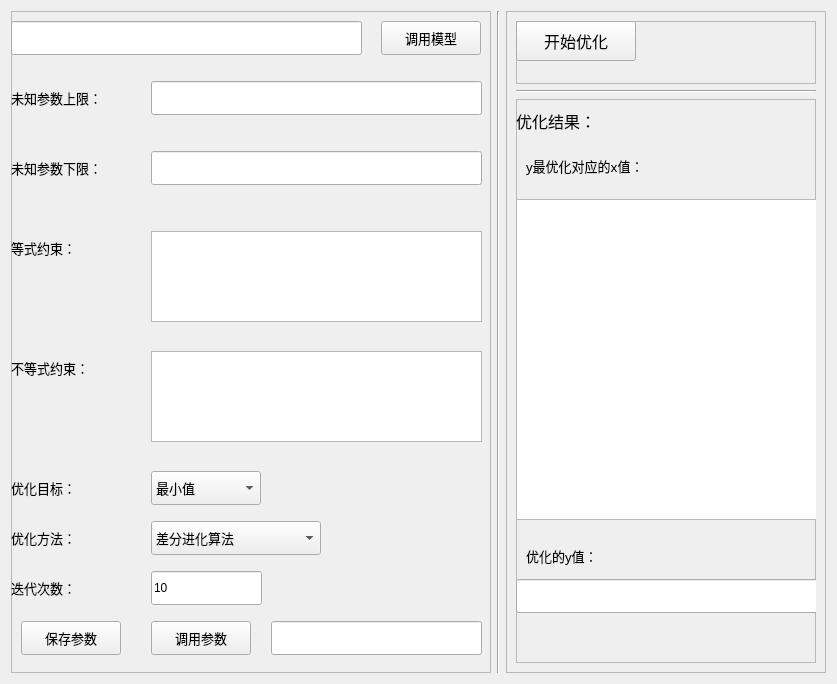
<?xml version="1.0" encoding="UTF-8"?>
<ui version="4.0">
 <class>Form</class>
 <widget class="QWidget" name="Form">
  <property name="geometry">
   <rect>
    <x>0</x>
    <y>0</y>
    <width>837</width>
    <height>684</height>
   </rect>
  </property>
  <property name="windowTitle">
   <string>Form</string>
  </property>
  <layout class="QHBoxLayout" name="horizontalLayout">
   <item>
    <widget class="QFrame" name="frame">
     <property name="sizePolicy">
      <sizepolicy hsizetype="Preferred" vsizetype="Preferred">
       <horstretch>3</horstretch>
       <verstretch>0</verstretch>
      </sizepolicy>
     </property>
     <property name="minimumSize">
      <size>
       <width>0</width>
       <height>0</height>
      </size>
     </property>
     <property name="frameShape">
      <enum>QFrame::StyledPanel</enum>
     </property>
     <property name="frameShadow">
      <enum>QFrame::Raised</enum>
     </property>
     <widget class="QLineEdit" name="lineEdit">
      <property name="geometry">
       <rect>
        <x>0</x>
        <y>10</y>
        <width>351</width>
        <height>34</height>
       </rect>
      </property>
      <property name="text">
       <string/>
      </property>
     </widget>
     <widget class="QLabel" name="label_4">
      <property name="geometry">
       <rect>
        <x>0</x>
        <y>70</y>
        <width>140</width>
        <height>34</height>
       </rect>
      </property>
      <property name="font">
       <font>
        <family>微软雅黑</family>
        <pointsize>10</pointsize>
       </font>
      </property>
      <property name="toolTip">
       <string>未知参数上限和下限均为一列表，列表内数值使用英文逗号隔开，代表多个未知参数优化时的最大最小值。例如，填入[1,2,3]说明需要优化3个参数：参数1区间为（1,6），参数2区间为（2,7），参数3区间为（3,8）。</string>
      </property>
      <property name="text">
       <string>未知参数上限：</string>
      </property>
     </widget>
     <widget class="QLabel" name="label_5">
      <property name="geometry">
       <rect>
        <x>0</x>
        <y>460</y>
        <width>100</width>
        <height>34</height>
       </rect>
      </property>
      <property name="font">
       <font>
        <family>微软雅黑</family>
        <pointsize>10</pointsize>
       </font>
      </property>
      <property name="text">
       <string>优化目标：</string>
      </property>
     </widget>
     <widget class="QLabel" name="label_6">
      <property name="geometry">
       <rect>
        <x>0</x>
        <y>510</y>
        <width>100</width>
        <height>34</height>
       </rect>
      </property>
      <property name="font">
       <font>
        <family>微软雅黑</family>
        <pointsize>10</pointsize>
       </font>
      </property>
      <property name="text">
       <string>优化方法：</string>
      </property>
     </widget>
     <widget class="QLineEdit" name="lineEdit_3">
      <property name="geometry">
       <rect>
        <x>140</x>
        <y>70</y>
        <width>331</width>
        <height>34</height>
       </rect>
      </property>
      <property name="text">
       <string/>
      </property>
     </widget>
     <widget class="QLineEdit" name="lineEdit_4">
      <property name="geometry">
       <rect>
        <x>140</x>
        <y>140</y>
        <width>331</width>
        <height>34</height>
       </rect>
      </property>
      <property name="text">
       <string/>
      </property>
     </widget>
     <widget class="QLabel" name="label_9">
      <property name="geometry">
       <rect>
        <x>0</x>
        <y>140</y>
        <width>140</width>
        <height>34</height>
       </rect>
      </property>
      <property name="font">
       <font>
        <family>微软雅黑</family>
        <pointsize>10</pointsize>
       </font>
      </property>
      <property name="toolTip">
       <string>未知参数上限和下限均为一列表，列表内数值使用英文逗号隔开，代表多个未知参数优化时的最大最小值。例如，填入[6,7,8]说明需要优化3个参数：参数1区间为（1,6），参数2区间为（2,7），参数3区间为（3,8）。</string>
      </property>
      <property name="text">
       <string>未知参数下限：</string>
      </property>
     </widget>
     <widget class="QComboBox" name="comboBox">
      <property name="geometry">
       <rect>
        <x>140</x>
        <y>460</y>
        <width>110</width>
        <height>34</height>
       </rect>
      </property>
      <property name="font">
       <font>
        <family>微软雅黑</family>
        <pointsize>10</pointsize>
       </font>
      </property>
      <item>
       <property name="text">
        <string>最小值</string>
       </property>
      </item>
      <item>
       <property name="text">
        <string>最大值</string>
       </property>
      </item>
     </widget>
     <widget class="QComboBox" name="comboBox_2">
      <property name="geometry">
       <rect>
        <x>140</x>
        <y>510</y>
        <width>170</width>
        <height>34</height>
       </rect>
      </property>
      <property name="font">
       <font>
        <family>微软雅黑</family>
        <pointsize>10</pointsize>
       </font>
      </property>
      <item>
       <property name="text">
        <string>差分进化算法</string>
       </property>
      </item>
      <item>
       <property name="text">
        <string>遗传算法</string>
       </property>
      </item>
     </widget>
     <widget class="QPushButton" name="pushButton_4">
      <property name="geometry">
       <rect>
        <x>140</x>
        <y>610</y>
        <width>100</width>
        <height>34</height>
       </rect>
      </property>
      <property name="font">
       <font>
        <family>微软雅黑</family>
        <pointsize>10</pointsize>
       </font>
      </property>
      <property name="text">
       <string>调用参数</string>
      </property>
     </widget>
     <widget class="QPushButton" name="pushButton_3">
      <property name="geometry">
       <rect>
        <x>10</x>
        <y>610</y>
        <width>100</width>
        <height>34</height>
       </rect>
      </property>
      <property name="font">
       <font>
        <family>微软雅黑</family>
        <pointsize>10</pointsize>
       </font>
      </property>
      <property name="text">
       <string>保存参数</string>
      </property>
     </widget>
     <widget class="QLabel" name="label_15">
      <property name="geometry">
       <rect>
        <x>0</x>
        <y>560</y>
        <width>100</width>
        <height>34</height>
       </rect>
      </property>
      <property name="font">
       <font>
        <family>微软雅黑</family>
        <pointsize>10</pointsize>
       </font>
      </property>
      <property name="text">
       <string>迭代次数：</string>
      </property>
     </widget>
     <widget class="QLineEdit" name="lineEdit_6">
      <property name="geometry">
       <rect>
        <x>140</x>
        <y>560</y>
        <width>111</width>
        <height>34</height>
       </rect>
      </property>
      <property name="text">
       <string>10</string>
      </property>
     </widget>
     <widget class="QPushButton" name="pushButton">
      <property name="geometry">
       <rect>
        <x>370</x>
        <y>10</y>
        <width>100</width>
        <height>34</height>
       </rect>
      </property>
      <property name="font">
       <font>
        <family>微软雅黑</family>
        <pointsize>10</pointsize>
       </font>
      </property>
      <property name="text">
       <string>调用模型</string>
      </property>
     </widget>
     <widget class="QLabel" name="label_10">
      <property name="geometry">
       <rect>
        <x>0</x>
        <y>340</y>
        <width>140</width>
        <height>34</height>
       </rect>
      </property>
      <property name="font">
       <font>
        <family>微软雅黑</family>
        <pointsize>10</pointsize>
       </font>
      </property>
      <property name="toolTip">
       <string>每行填入一个式子，自变量按顺序写为：x[0],x[1]...该式子小于0。</string>
      </property>
      <property name="text">
       <string>不等式约束：</string>
      </property>
     </widget>
     <widget class="QLabel" name="label_11">
      <property name="geometry">
       <rect>
        <x>0</x>
        <y>220</y>
        <width>140</width>
        <height>34</height>
       </rect>
      </property>
      <property name="font">
       <font>
        <family>微软雅黑</family>
        <pointsize>10</pointsize>
       </font>
      </property>
      <property name="toolTip">
       <string>每行填入一个式子，自变量按顺序为：x[0],x[1]...该式子等于0。</string>
      </property>
      <property name="text">
       <string>等式约束：</string>
      </property>
     </widget>
     <widget class="QTextEdit" name="textEdit">
      <property name="geometry">
       <rect>
        <x>140</x>
        <y>220</y>
        <width>331</width>
        <height>91</height>
       </rect>
      </property>
      <property name="html">
       <string>&lt;!DOCTYPE HTML PUBLIC &quot;-//W3C//DTD HTML 4.0//EN&quot; &quot;http://www.w3.org/TR/REC-html40/strict.dtd&quot;&gt;
&lt;html&gt;&lt;head&gt;&lt;meta name=&quot;qrichtext&quot; content=&quot;1&quot; /&gt;&lt;style type=&quot;text/css&quot;&gt;
p, li { white-space: pre-wrap; }
&lt;/style&gt;&lt;/head&gt;&lt;body style=&quot; font-family:'SimSun'; font-size:9pt; font-weight:400; font-style:normal;&quot;&gt;
&lt;p style=&quot;-qt-paragraph-type:empty; margin-top:0px; margin-bottom:0px; margin-left:0px; margin-right:0px; -qt-block-indent:0; text-indent:0px;&quot;&gt;&lt;br /&gt;&lt;/p&gt;&lt;/body&gt;&lt;/html&gt;</string>
      </property>
     </widget>
     <widget class="QTextEdit" name="textEdit_2">
      <property name="geometry">
       <rect>
        <x>140</x>
        <y>340</y>
        <width>331</width>
        <height>91</height>
       </rect>
      </property>
      <property name="html">
       <string>&lt;!DOCTYPE HTML PUBLIC &quot;-//W3C//DTD HTML 4.0//EN&quot; &quot;http://www.w3.org/TR/REC-html40/strict.dtd&quot;&gt;
&lt;html&gt;&lt;head&gt;&lt;meta name=&quot;qrichtext&quot; content=&quot;1&quot; /&gt;&lt;style type=&quot;text/css&quot;&gt;
p, li { white-space: pre-wrap; }
&lt;/style&gt;&lt;/head&gt;&lt;body style=&quot; font-family:'SimSun'; font-size:9pt; font-weight:400; font-style:normal;&quot;&gt;
&lt;p style=&quot;-qt-paragraph-type:empty; margin-top:0px; margin-bottom:0px; margin-left:0px; margin-right:0px; -qt-block-indent:0; text-indent:0px;&quot;&gt;&lt;br /&gt;&lt;/p&gt;&lt;/body&gt;&lt;/html&gt;</string>
      </property>
     </widget>
     <widget class="QLineEdit" name="lineEdit_8">
      <property name="geometry">
       <rect>
        <x>260</x>
        <y>610</y>
        <width>211</width>
        <height>34</height>
       </rect>
      </property>
      <property name="text">
       <string/>
      </property>
     </widget>
    </widget>
   </item>
   <item>
    <widget class="Line" name="line">
     <property name="orientation">
      <enum>Qt::Vertical</enum>
     </property>
    </widget>
   </item>
   <item>
    <widget class="QFrame" name="frame_2">
     <property name="sizePolicy">
      <sizepolicy hsizetype="Preferred" vsizetype="Preferred">
       <horstretch>2</horstretch>
       <verstretch>0</verstretch>
      </sizepolicy>
     </property>
     <property name="minimumSize">
      <size>
       <width>2</width>
       <height>0</height>
      </size>
     </property>
     <property name="frameShape">
      <enum>QFrame::StyledPanel</enum>
     </property>
     <property name="frameShadow">
      <enum>QFrame::Raised</enum>
     </property>
     <layout class="QVBoxLayout" name="verticalLayout">
      <item>
       <widget class="QFrame" name="frame_3">
        <property name="sizePolicy">
         <sizepolicy hsizetype="Preferred" vsizetype="Preferred">
          <horstretch>0</horstretch>
          <verstretch>1</verstretch>
         </sizepolicy>
        </property>
        <property name="frameShape">
         <enum>QFrame::StyledPanel</enum>
        </property>
        <property name="frameShadow">
         <enum>QFrame::Raised</enum>
        </property>
        <widget class="QPushButton" name="pushButton_5">
         <property name="geometry">
          <rect>
           <x>0</x>
           <y>0</y>
           <width>120</width>
           <height>40</height>
          </rect>
         </property>
         <property name="font">
          <font>
           <family>微软雅黑</family>
           <pointsize>12</pointsize>
          </font>
         </property>
         <property name="text">
          <string>开始优化</string>
         </property>
        </widget>
       </widget>
      </item>
      <item>
       <widget class="Line" name="line_2">
        <property name="orientation">
         <enum>Qt::Horizontal</enum>
        </property>
       </widget>
      </item>
      <item>
       <widget class="QFrame" name="frame_4">
        <property name="sizePolicy">
         <sizepolicy hsizetype="Preferred" vsizetype="Preferred">
          <horstretch>0</horstretch>
          <verstretch>9</verstretch>
         </sizepolicy>
        </property>
        <property name="frameShape">
         <enum>QFrame::StyledPanel</enum>
        </property>
        <property name="frameShadow">
         <enum>QFrame::Raised</enum>
        </property>
        <widget class="QTextEdit" name="textEdit_3">
         <property name="geometry">
          <rect>
           <x>0</x>
           <y>100</y>
           <width>311</width>
           <height>321</height>
          </rect>
         </property>
        </widget>
        <widget class="QLabel" name="label_18">
         <property name="geometry">
          <rect>
           <x>10</x>
           <y>50</y>
           <width>231</width>
           <height>34</height>
          </rect>
         </property>
         <property name="font">
          <font>
           <family>微软雅黑</family>
           <pointsize>10</pointsize>
          </font>
         </property>
         <property name="text">
          <string>y最优化对应的x值：</string>
         </property>
        </widget>
        <widget class="QLabel" name="label_19">
         <property name="geometry">
          <rect>
           <x>10</x>
           <y>440</y>
           <width>231</width>
           <height>34</height>
          </rect>
         </property>
         <property name="font">
          <font>
           <family>微软雅黑</family>
           <pointsize>10</pointsize>
          </font>
         </property>
         <property name="text">
          <string>优化的y值：</string>
         </property>
        </widget>
        <widget class="QLineEdit" name="lineEdit_7">
         <property name="geometry">
          <rect>
           <x>0</x>
           <y>480</y>
           <width>311</width>
           <height>34</height>
          </rect>
         </property>
        </widget>
        <widget class="QLabel" name="label_17">
         <property name="geometry">
          <rect>
           <x>0</x>
           <y>0</y>
           <width>120</width>
           <height>44</height>
          </rect>
         </property>
         <property name="font">
          <font>
           <family>微软雅黑</family>
           <pointsize>12</pointsize>
          </font>
         </property>
         <property name="text">
          <string>优化结果：</string>
         </property>
        </widget>
       </widget>
      </item>
     </layout>
    </widget>
   </item>
  </layout>
 </widget>
 <resources/>
 <connections/>
</ui>
